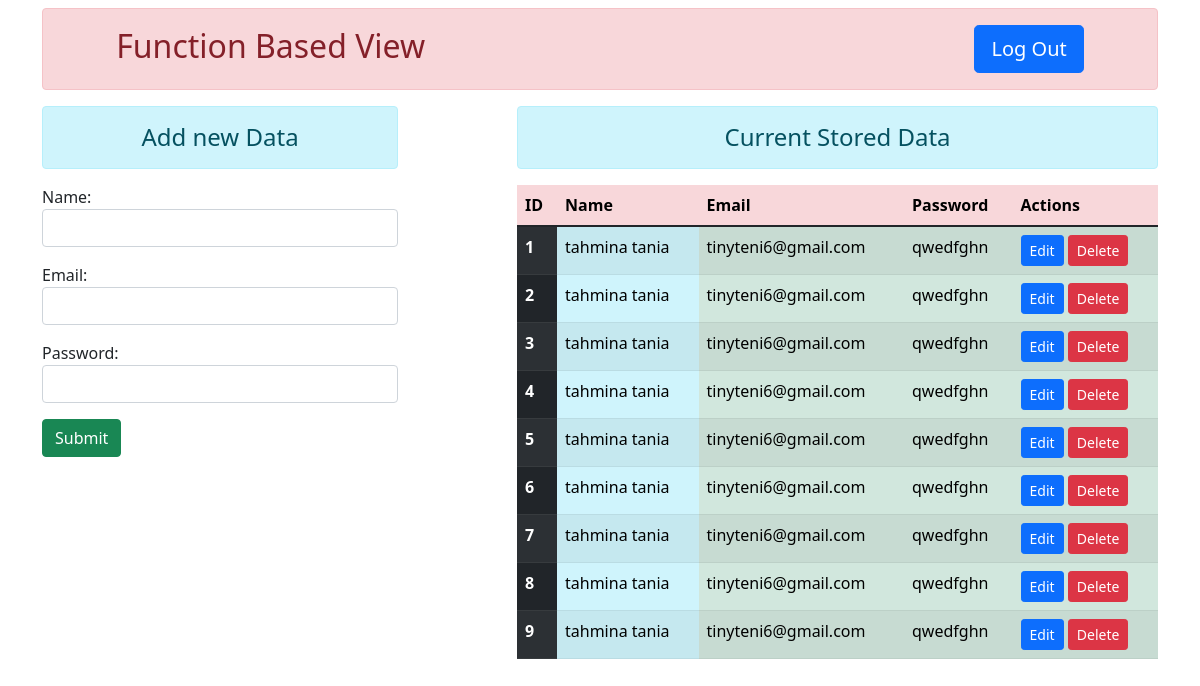
Screenshot of /add/ with the database file from the repository.
### crud/models.py (models this page shows)
class user(models.Model):
    id=models.IntegerField(primary_key=True)
    name=models.CharField(max_length=200)
    email=models.EmailField(max_length=50)
    password=models.CharField(max_length=200)

### crud/views.py (the view)
# urls.py: path('add/', views.add_show, name="add"),
def add_show(request):
    if request.method == 'POST':
        fm = Sregistration(request.POST)
        student = user.objects.all()
        if fm.is_valid():
            N = fm.cleaned_data['name']
            E = fm.cleaned_data['email']
            P = fm.cleaned_data['password']
            reg = user(name=N, email=E, password=P)
            reg.save()
    else:
        fm = Sregistration()
    student = user.objects.all()
    return render(request, 'crud/addNshow.html', {
        'form': fm,
        'stud': student
    })

### crud/forms.py
class Sregistration(forms.ModelForm):
    class Meta:
        model = user
        fields = ['name', 'email', 'password']
        widgets = {
            'name': forms.TextInput(attrs={'class': 'form-control'}),
            'email': forms.EmailInput(attrs={'class': 'form-control'}),
            'password': forms.PasswordInput(render_value=True, attrs={'class': 'form-control'})
        }

### crud/templates/crud/addNshow.html (shortened to what this page needs)
{% extends 'crud/base.html' %}
{% block content %}
<div class="row">
    <div class="col-sm-4">
        <h4 class="text-center alert alert-info">Add new Data</h4>
        <form action="" method="POST">
            {{form.as_p}}
            <input type="Submit" class="btn btn-success" value="Submit">
        </form>
    </div>
    <div class="col-sm-7 offset-1">
        <h4 class="text-center alert alert-info">Current Stored Data</h4>
        {%if stud %}
        <table class="table table-striped table-hover">
            <thead class="table-danger">
                <th scope="col">ID</th>
                <th scope="col">Name</th>
                <th scope="col">Email</th>
                <th scope="col">Password</th>
                <th scope="col">Actions</th>
            </thead>
            <tbody>
                {%for items in stud%}
                <tr class="table-success">
                  <th class="table-dark"  scope="row">{{items.id}}</th>
                  <td class="table-info">{{items.name}}</td>
                  <td>{{items.email}}</td>
                  <td class="table-Secondary">{{items.password}}</td>
                  <td>
                      <a href="{% url 'updated' items.id%}" class="btn btn-primary btn-sm">Edit</a>
                      <form action="{% url 'del' items.id%}" method="POST" class="d-inline">
                        <input type="submit" class="btn btn-danger btn-sm" value="Delete">
                      </form>
                  </td>
                </tr>
                {% endfor %}
             </tbody>
          </table>
        {%else%}
         <h4 class="text-center alert alert-warning"> No Record Found </h4>
        {%endif%}
    </div>
</div>
{% endblock  %}

### crud/templates/crud/base.html (shortened to what this page needs)
<!DOCTYPE html>
{%load static%}
<html>
    <head>
        <link rel="stylesheet" href="{%static 'crud/css/bootstrap.css'%}">
    </head>
    <body>
        <div class="container mt-2 ">
             <h2 class="text-center alert alert-danger">Function Based View <a href="{% url 'reg'%}" class="btn btn-primary btn-lg offset-6">Log Out</a></h2>
            {% block content %}
            {% endblock content %}
        </div>
    </body>
</html>

### rows the page displays
user: id "1", name "tahmina tania", email "tinyteni6@gmail.com", password "qwedfghn"
user: id "2", name "tahmina tania", email "tinyteni6@gmail.com", password "qwedfghn"
user: id "3", name "tahmina tania", email "tinyteni6@gmail.com", password "qwedfghn"
user: id "4", name "tahmina tania", email "tinyteni6@gmail.com", password "qwedfghn"
user: id "5", name "tahmina tania", email "tinyteni6@gmail.com", password "qwedfghn"
user: id "6", name "tahmina tania", email "tinyteni6@gmail.com", password "qwedfghn"
user: id "7", name "tahmina tania", email "tinyteni6@gmail.com", password "qwedfghn"
user: id "8", name "tahmina tania", email "tinyteni6@gmail.com", password "qwedfghn"
user: id "9", name "tahmina tania", email "tinyteni6@gmail.com", password "qwedfghn"
